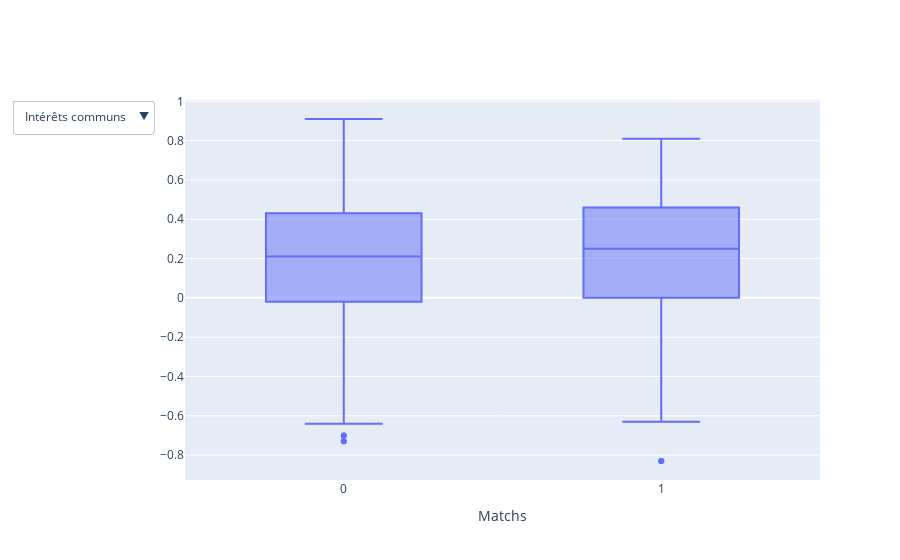

Notebook source saved alongside this figure:
### Markdown cell above
## Intérêts communs, revenu, âge

### Code cell
fig = go.Figure()

fig.add_trace(
    go.Box(x=df["match"], y=df["int_corr"]))

fig.add_trace(
    go.Box(x=df["match"], y=df["income"],
        visible = False))

fig.add_trace(
    go.Box(x=df["match"], y=df["age"],
        visible = False))

fig.update_layout(
        xaxis = go.layout.XAxis(title = 'Matchs'),
        showlegend = False)

fig.update_layout(
    updatemenus = [go.layout.Updatemenu(
        active = 0,
        buttons = [
                    go.layout.updatemenu.Button(
                        label = "Intérêts communs",
                        method = "update",
                        args = [{"visible" : [True, False, False]}]),
                    go.layout.updatemenu.Button(
                            label = "Revenu",
                            method = "update",
                            args = [{"visible" : [False, True, False]}]),
                    go.layout.updatemenu.Button(
                            label = "Age",
                            method = "update",
                            args = [{"visible" : [False, False, True]}]),
                ]
    )]
)

### Figure 1 — Plotly figure (JSON) as saved in the notebook; plotly's stock layout.template omitted (floating-point values rounded to 4 significant figures; data arrays with more than 128 entries replaced by an {"elided": "..."} marker saying what was removed)
{"data": [{"type": "box", "x": {"elided": "8378 int values"}, "y": {"elided": "8378 float values"}}, {"type": "box", "visible": false, "x": {"elided": "8378 int values"}, "y": {"elided": "8378 str values"}}, {"type": "box", "visible": false, "x": {"elided": "8378 int values"}, "y": {"elided": "8378 int values"}}], "layout": {"showlegend": false, "updatemenus": [{"active": 0, "buttons": [{"args": [{"visible": [true, false, false]}], "label": "Intérêts communs", "method": "update"}, {"args": [{"visible": [false, true, false]}], "label": "Revenu", "method": "update"}, {"args": [{"visible": [false, false, true]}], "label": "Age", "method": "update"}]}], "xaxis": {"title": {"text": "Matchs"}}}}
